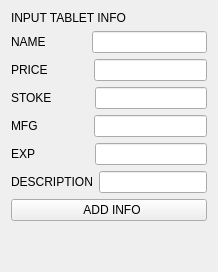
               <widget class="QWidget" name="add_del_tabs">
                <layout class="QVBoxLayout" name="verticalLayout_48">
                 <item>
                  <layout class="QVBoxLayout" name="verticalLayout_47">
                   <item>
                    <widget class="QLabel" name="label_36">
                     <property name="styleSheet">
                      <string notr="true">font: 12pt &quot;Fira Sans&quot;;</string>
                     </property>
                     <property name="text">
                      <string>INPUT TABLET INFO</string>
                     </property>
                    </widget>
                   </item>
                   <item>
                    <layout class="QVBoxLayout" name="verticalLayout_46">
                     <item>
                      <layout class="QVBoxLayout" name="verticalLayout_3">
                       <item>
                        <layout class="QHBoxLayout" name="horizontalLayout">
                         <item>
                          <widget class="QLabel" name="label">
                           <property name="styleSheet">
                            <string notr="true">font: 14pt &quot;Fira Sans&quot;;</string>
                           </property>
                           <property name="text">
                            <string>NAME            </string>
                           </property>
                          </widget>
                         </item>
                         <item>
                          <widget class="QLineEdit" name="tab_Name_Input"/>
                         </item>
                        </layout>
                       </item>
                       <item>
                        <layout class="QHBoxLayout" name="horizontalLayout_11">
                         <item>
                          <widget class="QLabel" name="label_8">
                           <property name="styleSheet">
                            <string notr="true">font: 14pt &quot;Fira Sans&quot;;</string>
                           </property>
                           <property name="text">
                            <string>PRICE            </string>
                           </property>
                          </widget>
                         </item>
                         <item>
                          <widget class="QLineEdit" name="tab_Price_Input"/>
                         </item>
                        </layout>
                       </item>
                       <item>
                        <layout class="QHBoxLayout" name="horizontalLayout_12">
                         <item>
                          <widget class="QLabel" name="label_9">
                           <property name="styleSheet">
                            <string notr="true">font: 14pt &quot;Fira Sans&quot;;</string>
                           </property>
                           <property name="text">
                            <string>STOKE           </string>
                           </property>
                          </widget>
                         </item>
                         <item>
                          <widget class="QLineEdit" name="tab_Stoke_input"/>
                         </item>
                        </layout>
                       </item>
                       <item>
                        <layout class="QHBoxLayout" name="horizontalLayout_13">
                         <item>
                          <widget class="QLabel" name="label_10">
                           <property name="styleSheet">
                            <string notr="true">font: 14pt &quot;Fira Sans&quot;;</string>
                           </property>
                           <property name="text">
                            <string>MFG               </string>
                           </property>
                          </widget>
                         </item>
                         <item>
                          <widget class="QLineEdit" name="tab_MFG_Input"/>
                         </item>
                        </layout>
                       </item>
                       <item>
                        <layout class="QHBoxLayout" name="horizontalLayout_14">
                         <item>
                          <widget class="QLabel" name="label_11">
                           <property name="styleSheet">
                            <string notr="true">font: 14pt &quot;Fira Sans&quot;;</string>
                           </property>
                           <property name="text">
                            <string>EXP                </string>
                           </property>
                          </widget>
                         </item>
                         <item>
                          <widget class="QLineEdit" name="tab_EXP_Input"/>
                         </item>
                        </layout>
                       </item>
                       <item>
                        <layout class="QHBoxLayout" name="horizontalLayout_15">
                         <item>
                          <widget class="QLabel" name="label_12">
                           <property name="styleSheet">
                            <string notr="true">font: 14pt &quot;Fira Sans&quot;;</string>
                           </property>
                           <property name="text">
                            <string>DESCRIPTION</string>
                           </property>
                          </widget>
                         </item>
                         <item>
                          <widget class="QLineEdit" name="tab_Description_Input"/>
                         </item>
                        </layout>
                       </item>
                      </layout>
                     </item>
                     <item>
                      <widget class="QPushButton" name="add_Tab_Button">
                       <property name="styleSheet">
                        <string notr="true">font: 12pt &quot;Fira Sans&quot;;</string>
                       </property>
                       <property name="text">
                        <string>  ADD INFO</string>
                       </property>
                       <property name="icon">
                        <iconset resource="img.qrc">
                         <normaloff>:/img/add_tab.png</normaloff>:/img/add_tab.png</iconset>
                       </property>
                       <property name="iconSize">
                        <size>
                         <width>20</width>
                         <height>20</height>
                        </size>
                       </property>
                      </widget>
                     </item>
                    </layout>
                   </item>
                  </layout>
                 </item>
                 <item>
                  <spacer name="verticalSpacer_11">
                   <property name="orientation">
                    <enum>Qt::Vertical</enum>
                   </property>
                   <property name="sizeHint" stdset="0">
                    <size>
                     <width>20</width>
                     <height>40</height>
                    </size>
                   </property>
                  </spacer>
                 </item>
                </layout>
               </widget>
